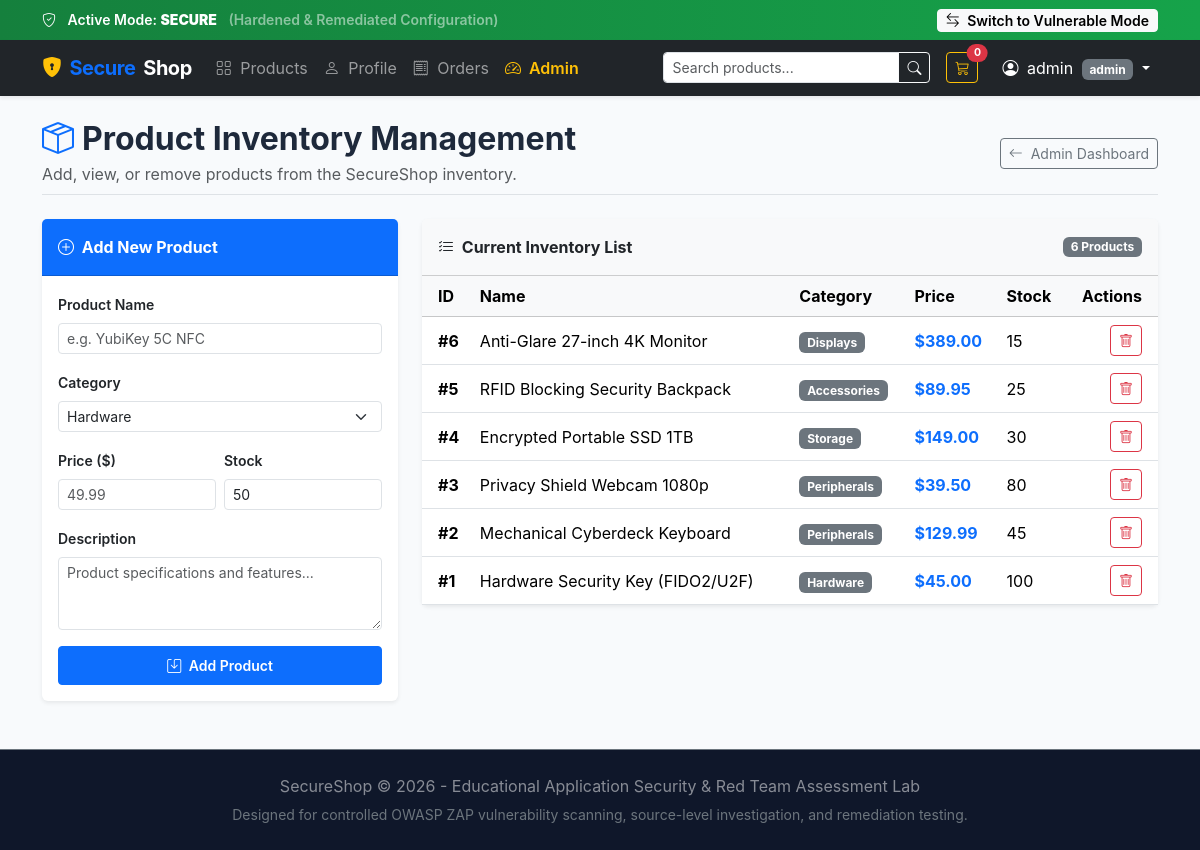
/admin/products (signed in), run on the app's committed database.
### tables this page shows
CREATE TABLE products (
    id INTEGER PRIMARY KEY AUTOINCREMENT,
    name TEXT NOT NULL,
    description TEXT NOT NULL,
    category TEXT NOT NULL,
    price REAL NOT NULL,
    stock INTEGER NOT NULL DEFAULT 50,
    image_url TEXT DEFAULT '/static/placeholder.png'
);

### fixed/app.py (the view)
@admin_bp.route("/products")
def products():
    authorized, resp = check_admin_secure()
    if not authorized:
        return resp
    conn = get_db_connection()
    cursor = conn.cursor()
    cursor.execute("SELECT * FROM products ORDER BY id DESC")
    all_prods = cursor.fetchall()
    conn.close()
    return render_template("admin_products.html", products=all_prods)

### fixed/app.py (called while the page is built)
@app.context_processor
def inject_globals():
    cart = session.get("cart", {})
    total_items = sum(cart.values()) if isinstance(cart, dict) else 0
    return {
        "current_mode": "secure",
        "cart_count": total_items
    }

@app.after_request
def apply_security_headers(response):
    response.headers["X-Frame-Options"] = "DENY"
    response.headers["X-Content-Type-Options"] = "nosniff"
    response.headers["Content-Security-Policy"] = (
        "default-src 'self'; "
        "style-src 'self' 'unsafe-inline' https://cdn.jsdelivr.net; "
        "script-src 'self' https://cdn.jsdelivr.net; "
        "font-src 'self' https://cdn.jsdelivr.net; "
        "img-src 'self' data: https:;"
    )
    response.headers["Referrer-Policy"] = "strict-origin-when-cross-origin"
    response.headers["Permissions-Policy"] = "geolocation=(), microphone=(), camera=()"
    response.headers["Server"] = "SecureShop-Production"
    return response

def check_admin_secure():
    if "user_id" not in session:
        flash("Authentication required to access admin area.", "warning")
        return False, redirect(url_for("admin.admin_login"))
    if session.get("role") != "admin":
        logger.warning(
            f"[SECURITY INCIDENT] Unauthorized admin portal access attempt by User #{session.get('user_id')} (role={session.get('role')})"
        )
        flash("Access Denied: Administrative privileges required.", "danger")
        abort(403)
    return True, None

### fixed/database.py (called while the page is built)
def get_db_connection():
    conn = sqlite3.connect(DB_PATH)
    conn.row_factory = sqlite3.Row
    return conn

### fixed/templates/admin_products.html (shortened to what this page needs)
{% extends "base.html" %}
{% block content %}
<div class="d-flex justify-content-between align-items-center mb-4 pb-2 border-bottom">
    <div>
        <h2 class="fw-bold mb-1"><i class="bi bi-box-seam text-primary me-2"></i>Product Inventory Management</h2>
        <p class="text-muted mb-0">Add, view, or remove products from the SecureShop inventory.</p>
    </div>
    <div>
        <a href="{{ url_for('admin.dashboard') }}" class="btn btn-outline-secondary btn-sm">
            <i class="bi bi-arrow-left me-1"></i> Admin Dashboard
        </a>
    </div>
</div>
<div class="row">
    <div class="col-lg-4 mb-4">
        <div class="card shadow-sm border-0">
            <div class="card-header bg-primary text-white fw-bold py-3">
                <i class="bi bi-plus-circle me-1"></i> Add New Product
            </div>
            <div class="card-body">
                <form action="{{ url_for('admin.add_product') }}" method="POST">
                    <div class="mb-3">
                        <label class="form-label small fw-semibold">Product Name</label>
                        <input type="text" name="name" class="form-control form-control-sm" required placeholder="e.g. YubiKey 5C NFC">
                    </div>
                    <div class="mb-3">
                        <label class="form-label small fw-semibold">Category</label>
                        <select name="category" class="form-select form-select-sm" required>
                            <option value="Hardware">Hardware</option>
                        </select>
                    </div>
                    <div class="row g-2 mb-3">
                        <div class="col-6">
                            <label class="form-label small fw-semibold">Price ($)</label>
                            <input type="number" step="0.01" name="price" class="form-control form-control-sm" required placeholder="49.99">
                        </div>
                        <div class="col-6">
                            <label class="form-label small fw-semibold">Stock</label>
                            <input type="number" name="stock" class="form-control form-control-sm" value="50" required>
                        </div>
                    </div>
                    <div class="mb-3">
                        <label class="form-label small fw-semibold">Description</label>
                        <textarea name="description" class="form-control form-control-sm" rows="3" required placeholder="Product specifications and features..."></textarea>
                    </div>
                    <button type="submit" class="btn btn-primary btn-sm w-100 py-2 fw-semibold">
                        <i class="bi bi-save me-1"></i> Add Product
                    </button>
                </form>
            </div>
        </div>
    </div>
    <div class="col-lg-8">
        <div class="card shadow-sm border-0">
            <div class="card-header bg-light fw-bold py-3 d-flex justify-content-between align-items-center">
                <span><i class="bi bi-list-check me-1"></i> Current Inventory List</span>
                <span class="badge bg-secondary">{{ products|length }} Products</span>
            </div>
            <div class="table-responsive">
                <table class="table table-hover align-middle mb-0">
                    <thead class="table-light">
                        <tr>
                            <th class="ps-3">ID</th>
                            <th>Name</th>
                            <th>Category</th>
                            <th>Price</th>
                            <th>Stock</th>
                            <th class="text-end pe-3">Actions</th>
                        </tr>
                    </thead>
                    <tbody>
                        {% for product in products %}
                        <tr>
                            <td class="ps-3 fw-bold">#{{ product.id }}</td>
                            <td>{{ product.name }}</td>
                            <td><span class="badge bg-secondary">{{ product.category }}</span></td>
                            <td class="fw-bold text-primary">${{ "%.2f"|format(product.price) }}</td>
                            <td>{{ product.stock }}</td>
                            <td class="text-end pe-3">
                                <a href="{{ url_for('admin.delete_product', product_id=product.id) }}" class="btn btn-sm btn-outline-danger btn-delete-confirm" data-name="{{ product.name }}">
                                    <i class="bi bi-trash"></i>
                                </a>
                            </td>
                        </tr>
                        {% endfor %}
                    </tbody>
                </table>
            </div>
        </div>
    </div>
</div>
{% endblock %}

### fixed/static/css/style.css (style rules this page uses)
:root { --primary-color: #2563eb; --primary-hover: #1d4ed8; --dark-bg: #0f172a; --card-bg: #ffffff; --text-main: #1e293b; --vuln-badge: #dc2626; --secure-badge: #16a34a; }
body { background-color: #f8fafc; color: var(--text-main); font-family: -apple-system, BlinkMacSystemFont, "Segoe UI", Roboto, "Helvetica Neue", Arial, sans-serif; min-height: 100vh; display: flex; flex-direction: column; }

### data on the page
products: id "6", name "Anti-Glare 27-inch 4K Monitor", category "Displays", price "389.00", stock "15"
products: id "5", name "RFID Blocking Security Backpack", category "Accessories", price "89.95", stock "25"
products: id "4", name "Encrypted Portable SSD 1TB", category "Storage", price "149.00", stock "30"
products: id "3", name "Privacy Shield Webcam 1080p", category "Peripherals", price "39.50", stock "80"
products: id "2", name "Mechanical Cyberdeck Keyboard", category "Peripherals", price "129.99", stock "45"
products: id "1", name "Hardware Security Key (FIDO2/U2F)", category "Hardware", price "45.00", stock "100"

### other printed values
{{ current_mode.upper() }} "SECURE"
{{ "Secure Mode" if current_mode == "vulnerable" else "Vulnerable Mode" }} "Vulnerable Mode"
{{ session.get('username') }} "admin"
{{ session.get('role') }} "admin"
{{ products|length }} "6"
